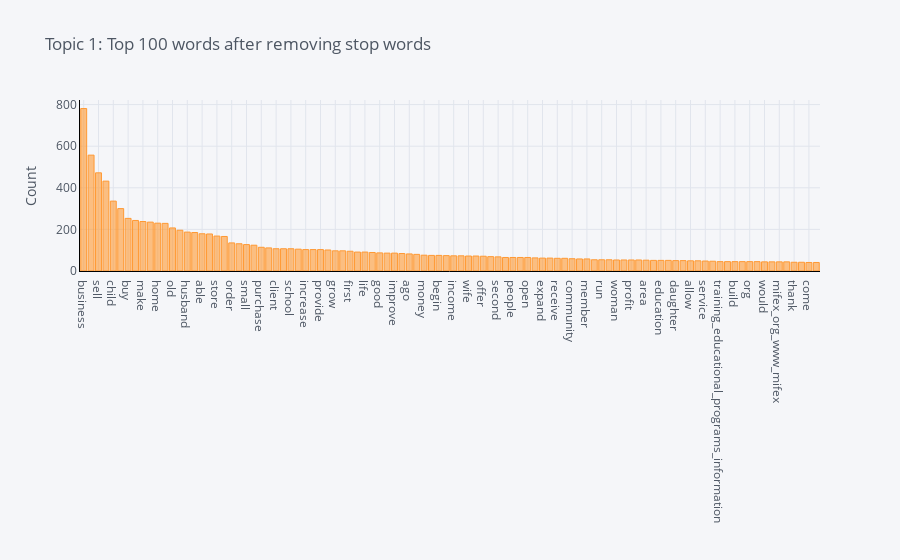

Source (notebook cell):
### Code cell
plot_model(lda, plot = 'frequency', topic_num = 'Topic 1')

### Figure 1 — Plotly figure (JSON) as saved in the notebook; plotly's stock layout.template omitted (floating-point values rounded to 4 significant figures)
{"data": [{"marker": {"color": "rgba(255, 153, 51, 0.6)", "line": {"color": "rgba(255, 153, 51, 1.0)", "width": 1}}, "name": "count", "orientation": "v", "text": "", "type": "bar", "x": ["business", "loan", "sell", "year", "child", "work", "buy", "product", "make", "help", "home", "use", "old", "start", "husband", "also", "able", "well", "store", "family", "order", "hope", "small", "live", "purchase", "customer", "client", "want", "school", "need", "increase", "invest", "provide", "sale", "grow", "new", "first", "continue", "life", "item", "good", "merchandise", "improve", "time", "ago", "group", "money", "take", "begin", "day", "income", "house", "wife", "clothing", "offer", "clothe", "second", "give", "people", "food", "open", "son", "expand", "go", "receive", "experience", "community", "capital", "member", "request", "run", "goal", "woman", "large", "profit", "mother", "area", "support", "education", "marry", "daughter", "currently", "allow", "save", "service", "hard", "training_educational_programs_information", "market", "build", "mifex_offers_client", "org", "microfinance_ecuador_services_please", "would", "shop", "mifex_org_www_mifex", "investment", "thank", "study", "come", "quality"], "y": [781, 557, 472, 432, 336, 300, 253, 243, 238, 235, 230, 229, 207, 196, 187, 185, 179, 178, 168, 166, 135, 131, 127, 124, 114, 111, 107, 107, 107, 105, 103, 103, 103, 101, 97, 97, 95, 91, 91, 89, 87, 86, 86, 84, 82, 80, 76, 75, 75, 74, 73, 73, 72, 72, 71, 69, 68, 65, 65, 65, 65, 63, 62, 62, 61, 61, 59, 58, 58, 54, 54, 54, 53, 53, 53, 53, 52, 51, 51, 51, 50, 50, 49, 49, 48, 47, 45, 45, 45, 45, 45, 45, 44, 44, 44, 44, 42, 42, 41, 41]}], "layout": {"legend": {"bgcolor": "#F5F6F9", "font": {"color": "#4D5663"}}, "paper_bgcolor": "#F5F6F9", "plot_bgcolor": "#F5F6F9", "title": {"font": {"color": "#4D5663"}, "text": "Topic 1: Top 100 words after removing stop words"}, "xaxis": {"gridcolor": "#E1E5ED", "linecolor": "black", "showgrid": true, "tickfont": {"color": "#4D5663"}, "title": {"font": {"color": "#4D5663"}, "text": ""}, "zerolinecolor": "#E1E5ED"}, "yaxis": {"gridcolor": "#E1E5ED", "linecolor": "black", "showgrid": true, "tickfont": {"color": "#4D5663"}, "title": {"font": {"color": "#4D5663"}, "text": "Count"}, "zerolinecolor": "#E1E5ED"}}}
